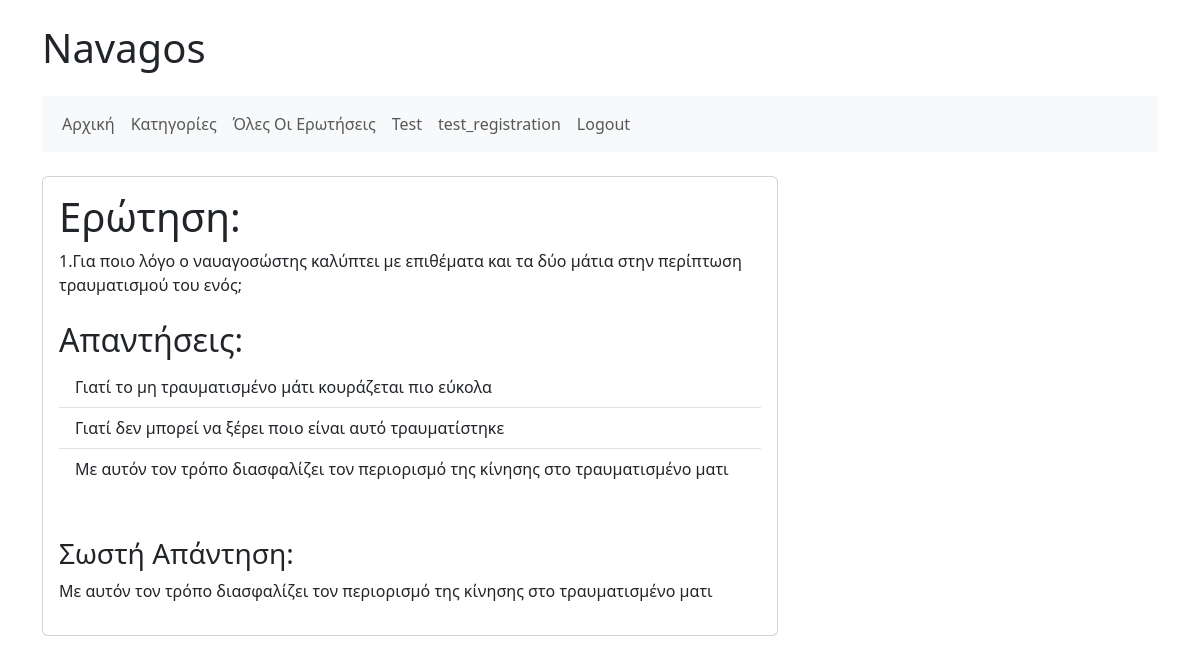
The page /questions/2/ (signed in) on the database its author committed.
### navagos_main/models.py (models this page shows)
class Question(models.Model):
    question_text = models.TextField()
    category = models.ForeignKey(Category, on_delete=models.CASCADE, default=None, null = True)
    def __str__(self):
        return self.question_text

class Answer(models.Model):
    question = models.ForeignKey(Question, on_delete=models.CASCADE, default=None)
    answer_text = models.TextField()
    def __str__(self):
        return self.answer_text

### navagos_main/views.py (the view)
# urls.py: path('questions/', QuestionListCreateView.as_view(), name='question-list-create'),
@login_required
def question(request, question_id):
    question = Question.objects.get(id = question_id)
    answers = Answer.objects.filter(question = question)
    values = QuestionAnswer.objects.filter(question = question)
    for item in values:
        if item.value == True:
            correct_answer = item.answer
    context = {'question':question, 'question_id': question_id, 'answers':answers, 'correct_answer':correct_answer}
    return render(request, 'navagos_main/question.html', context)

### navagos_main/templates/navagos_main/question.html
{% extends 'navagos_main/base.html' %}
{% block content %}
<div class="card">
  <div class="card-body">
    <h1 class="card-title">Ερώτηση:</h1>
    <p class="card-text">{{ question }}</p>
    <h2 class="mt-4">Απαντήσεις:</h2>
    <ul class="list-group list-group-flush">
      {% for answer in answers %}
        <li class="list-group-item">
          {{ answer }}
        </li>
      {% empty %}
        <li class="list-group-item">
          No answers have been added yet.
        </li>
      {% endfor %}
    </ul>
    <br/>
    <h3 class="mt-4">Σωστή Απάντηση:</h3>
    <p>{{ correct_answer }}</p>
  </div>
</div>
{% endblock content %}

### navagos_main/templates/navagos_main/base.html (shortened to what this page needs)
<!doctype html>
<html lang="en">
<head>
  <link href="https://cdn.jsdelivr.net/npm/bootstrap@5.3.3/dist/css/bootstrap.min.css" rel="stylesheet">
</head>
<body>
<div class="container">
  <h1 class="my-4">Navagos</h1>
  <nav class="navbar navbar-expand-lg navbar-light bg-light mb-4">
    <div class="container-fluid">
      <div class="collapse navbar-collapse" id="navbarNav">
        <ul class="navbar-nav">
          {% if user.is_authenticated %}
            <li class="nav-item">
              <a class="nav-link" href="{% url 'navagos_main:index' %}">Αρχική</a>
            </li>
            <li class="nav-item">
              <a class="nav-link" href="{% url 'navagos_main:categories' %}">Κατηγορίες</a>
            </li>
            <li class="nav-item">
              <a class="nav-link" href="{% url 'navagos_main:questions' %}">Όλες Οι Ερωτήσεις</a>
            </li>
            <li class="nav-item">
              <a class="nav-link" href="{% url 'navagos_main:test' %}">Test</a>
            </li>
            <li class="nav-item">
              <a class="nav-link" href="{% url 'navagos_main:account' %}">{{ user.username }}</a>
            </li>
            <li class="nav-item">
              <a class="nav-link" href="{% url 'navagos_auth_app:logout' %}">Logout</a>
            </li>
          {% endif %}
        </ul>
      </div>
    </div>
  </nav>
  <div class="row">
    <div class="col-md-8">
      {% block content %}
      {% endblock %}
    </div>
    <div class="col-md-4">
    </div>
  </div>
</div>
</body>
</html>

### rows shown on the page
Question: question_text "1.Για ποιο λόγο ο ναυαγοσώστης καλύπτει με επιθέματα και τα δύο μάτια στην περίπτωση τραυματισμού του ενός;"
Answer: answer_text "Γιατί το μη τραυματισμένο μάτι κουράζεται πιο εύκολα"
Answer: answer_text "Γιατί δεν μπορεί να ξέρει ποιο είναι αυτό τραυματίστηκε"
Answer: answer_text "Με αυτόν τον τρόπο διασφαλίζει τον περιορισμό της κίνησης στο τραυματισμένο ματι"

### other values the page prints
{{ user.username }} "test_registration"
